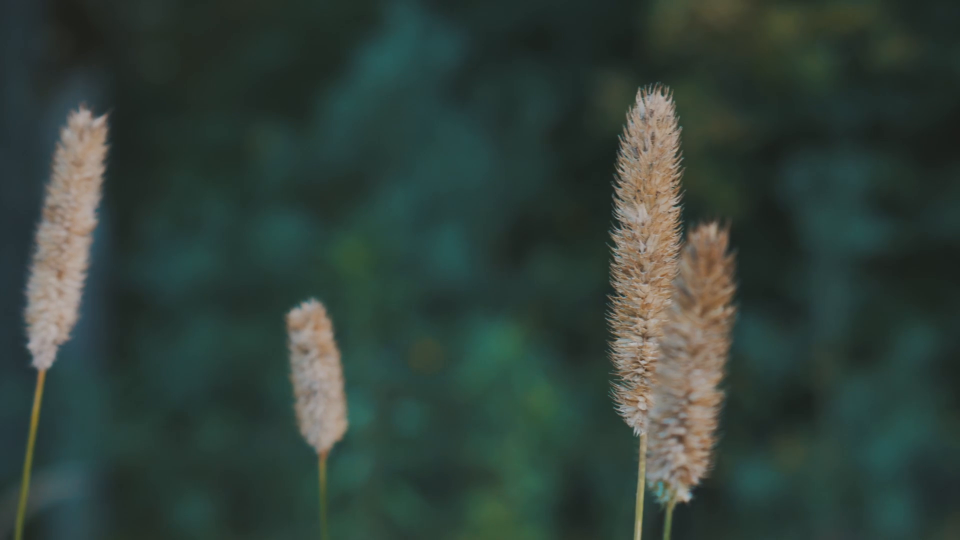
#> input picture frame 13 of opencv_study/videos/video2.mp4, 1920 x 1080 px (shown at 1/2 size)
$ python opencv_video_blur.py
#> lines starting #> are read from the running program, lines starting #| are printed output that depends on the picture; after the words box and inside, x2 and y2 are one past the last pixel; in counts of white or black regions, pixels touching at a corner belong together

import cv2

cap = cv2.VideoCapture("opencv_study/videos/video2.mp4")

width = cap.get(cv2.CAP_PROP_FRAME_WIDTH)
height = cap.get(cv2.CAP_PROP_FRAME_HEIGHT)
fps = cap.get(cv2.CAP_PROP_FPS)
frame_cnt = cap.get(cv2.CAP_PROP_FRAME_COUNT)

print("w:",width," h:",height," fps:",fps," 총 프레임수:",frame_cnt)

while True:
    ret, frame = cap.read()
#> frame is the input picture: shape (1080, 1920, 3); mean B, G, R 58.2, 65.2, 50
    if not ret:
        break

    frame = cv2.resize(frame, (640,360))
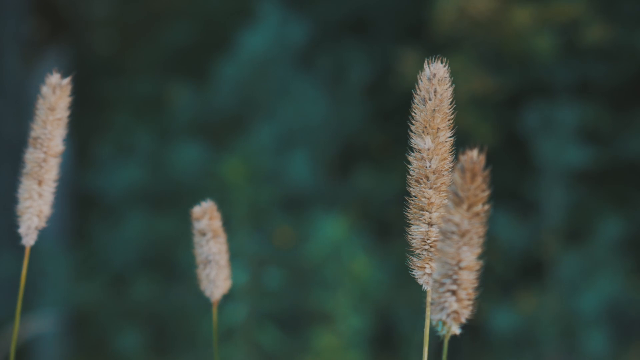
#> frame: shape (360, 640, 3); mean B, G, R 58.2, 65.2, 50

    blur = cv2.GaussianBlur(frame, (5,5), 0)

    gray = cv2.cvtColor(blur, cv2.COLOR_BGR2GRAY)
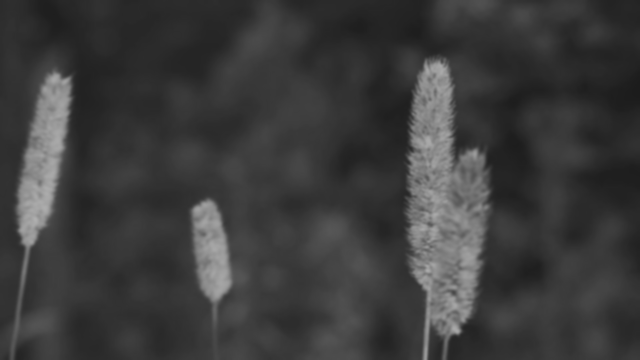
#> gray: shape (360, 640); min 28, max 175, mean 59.8

    edge = cv2.Canny(gray, 50, 150)
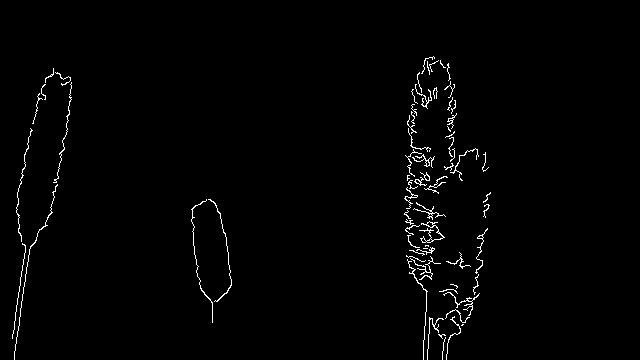
#> edge: shape (360, 640); 1.4% white in thin lines or dots, all inside (x1, y1, x2, y2) = (12, 56, 491, 360)

    cv2.imshow("original", frame)
    cv2.imshow("blur", edge)

    if cv2.waitKey(24) == 27:
#> (key Esc is pressed here)
        break

cap.release()
cv2.destroyAllWindows()

$ run again, starting later in the video
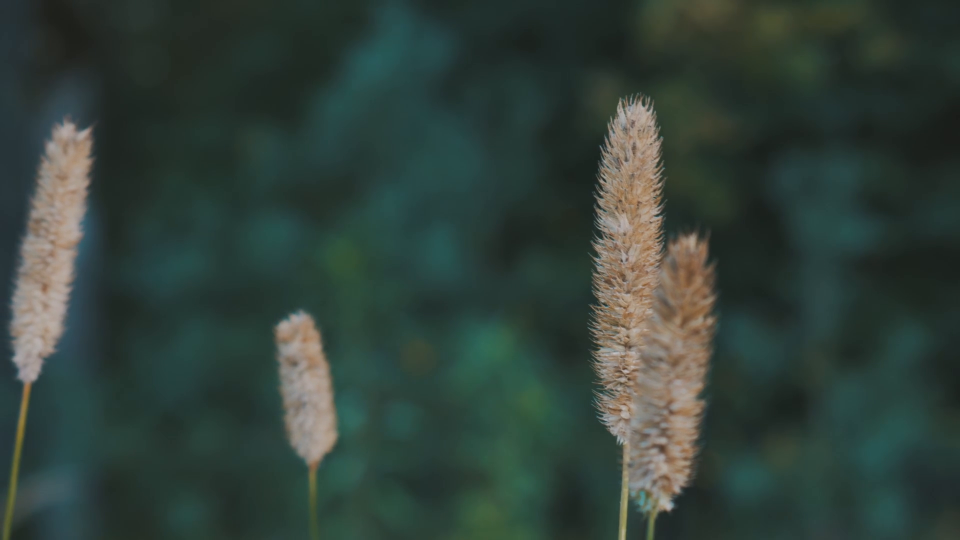
#> input picture frame 62 of opencv_study/videos/video2.mp4, 1920 x 1080 px (shown at 1/2 size)
#> frame is the input picture: shape (1080, 1920, 3); mean B, G, R 58, 65, 49.9
#> frame: shape (360, 640, 3)
#> `gray = cv2.cvtColor(blur, cv2.COLOR_BGR2GRAY)`:
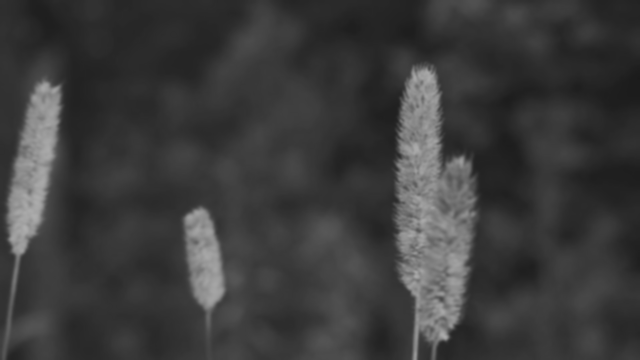
#> gray: shape (360, 640); min 26, max 174, mean 59.6
#> `edge = cv2.Canny(gray, 50, 150)`:
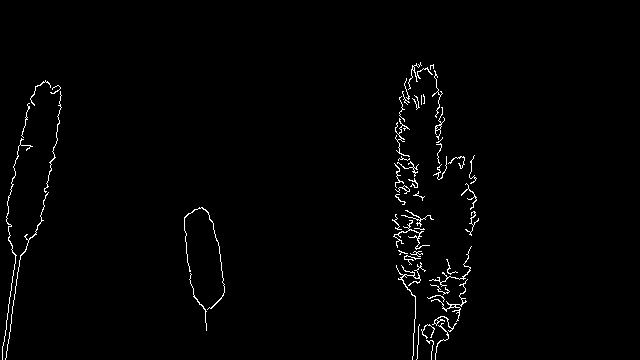
#> edge: shape (360, 640); 1.4% white in thin lines or dots, all inside (x1, y1, x2, y2) = (2, 62, 479, 360)

$ run again, starting later in the video
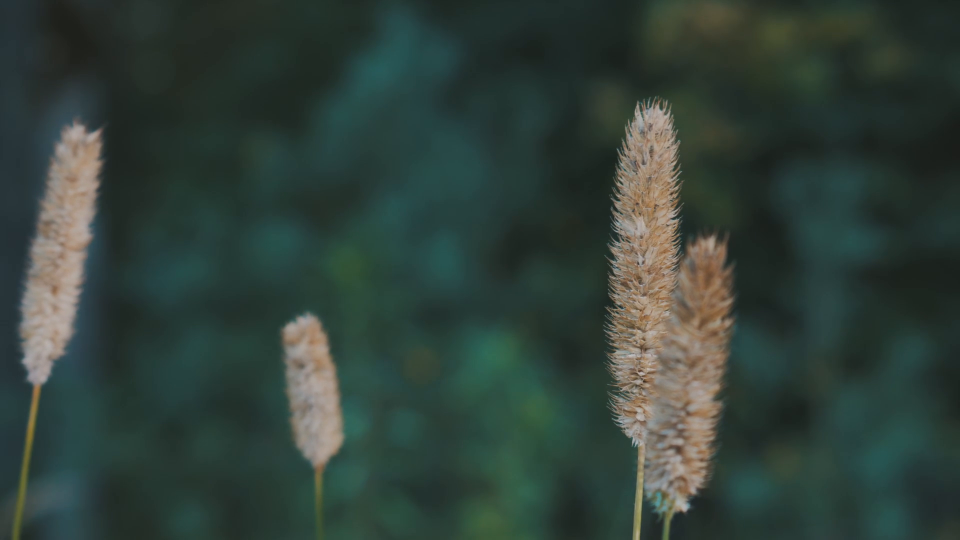
#> input picture frame 110 of opencv_study/videos/video2.mp4, 1920 x 1080 px (shown at 1/2 size)
#> frame is the input picture: shape (1080, 1920, 3); mean B, G, R 57.7, 64.8, 49.6
#> frame: shape (360, 640, 3)
#> `gray = cv2.cvtColor(blur, cv2.COLOR_BGR2GRAY)`:
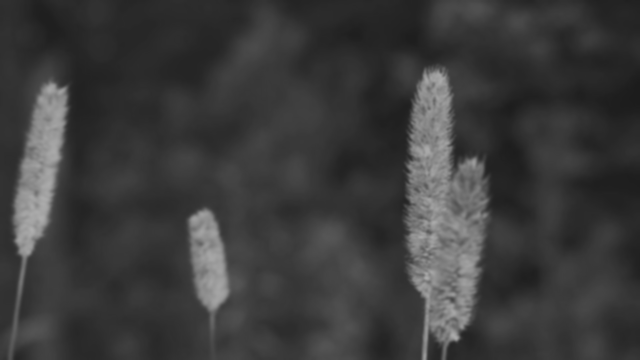
#> gray: shape (360, 640); min 28, max 175, mean 59.4
#> `edge = cv2.Canny(gray, 50, 150)`:
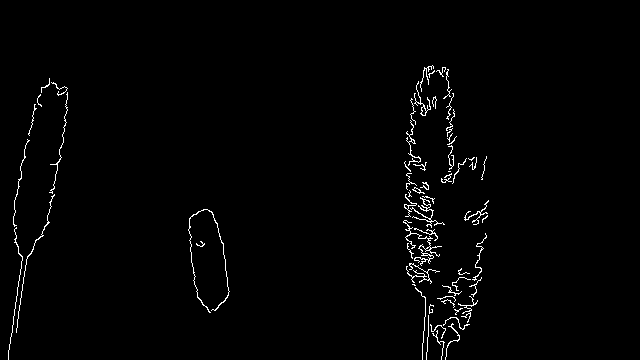
#> edge: shape (360, 640); 1.4% white in thin lines or dots, all inside (x1, y1, x2, y2) = (8, 65, 489, 360)
